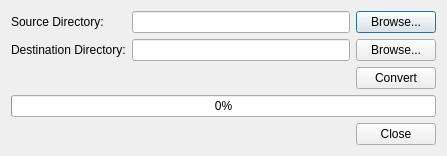
<?xml version="1.0" encoding="UTF-8"?>
<ui version="4.0">
 <class>ConvertDlg</class>
 <widget class="QDialog" name="ConvertDlg">
  <property name="geometry">
   <rect>
    <x>0</x>
    <y>0</y>
    <width>447</width>
    <height>156</height>
   </rect>
  </property>
  <property name="windowTitle">
   <string>Convert PAD / TOF</string>
  </property>
  <layout class="QGridLayout" name="gridLayout">
   <item row="0" column="0">
    <widget class="QLabel" name="label">
     <property name="text">
      <string>Source Directory:</string>
     </property>
    </widget>
   </item>
   <item row="0" column="1">
    <widget class="QLineEdit" name="editSrc"/>
   </item>
   <item row="0" column="2">
    <widget class="QPushButton" name="btnSrc">
     <property name="text">
      <string>Browse...</string>
     </property>
    </widget>
   </item>
   <item row="1" column="0">
    <widget class="QLabel" name="label_2">
     <property name="text">
      <string>Destination Directory:</string>
     </property>
    </widget>
   </item>
   <item row="1" column="1">
    <widget class="QLineEdit" name="editDst"/>
   </item>
   <item row="1" column="2">
    <widget class="QPushButton" name="btnDst">
     <property name="text">
      <string>Browse...</string>
     </property>
    </widget>
   </item>
   <item row="4" column="0" colspan="3">
    <widget class="QProgressBar" name="progressBar">
     <property name="value">
      <number>0</number>
     </property>
     <property name="format">
      <string>%p%</string>
     </property>
    </widget>
   </item>
   <item row="5" column="1" colspan="2">
    <widget class="QDialogButtonBox" name="buttonBox">
     <property name="orientation">
      <enum>Qt::Horizontal</enum>
     </property>
     <property name="standardButtons">
      <set>QDialogButtonBox::Close</set>
     </property>
    </widget>
   </item>
   <item row="3" column="1">
    <spacer name="verticalSpacer">
     <property name="orientation">
      <enum>Qt::Vertical</enum>
     </property>
     <property name="sizeHint" stdset="0">
      <size>
       <width>20</width>
       <height>40</height>
      </size>
     </property>
    </spacer>
   </item>
   <item row="2" column="2">
    <widget class="QPushButton" name="btnConvert">
     <property name="text">
      <string>Convert</string>
     </property>
    </widget>
   </item>
  </layout>
 </widget>
 <resources/>
 <connections>
  <connection>
   <sender>buttonBox</sender>
   <signal>accepted()</signal>
   <receiver>ConvertDlg</receiver>
   <slot>accept()</slot>
   <hints>
    <hint type="sourcelabel">
     <x>248</x>
     <y>254</y>
    </hint>
    <hint type="destinationlabel">
     <x>157</x>
     <y>274</y>
    </hint>
   </hints>
  </connection>
  <connection>
   <sender>buttonBox</sender>
   <signal>rejected()</signal>
   <receiver>ConvertDlg</receiver>
   <slot>reject()</slot>
   <hints>
    <hint type="sourcelabel">
     <x>316</x>
     <y>260</y>
    </hint>
    <hint type="destinationlabel">
     <x>286</x>
     <y>274</y>
    </hint>
   </hints>
  </connection>
 </connections>
</ui>
